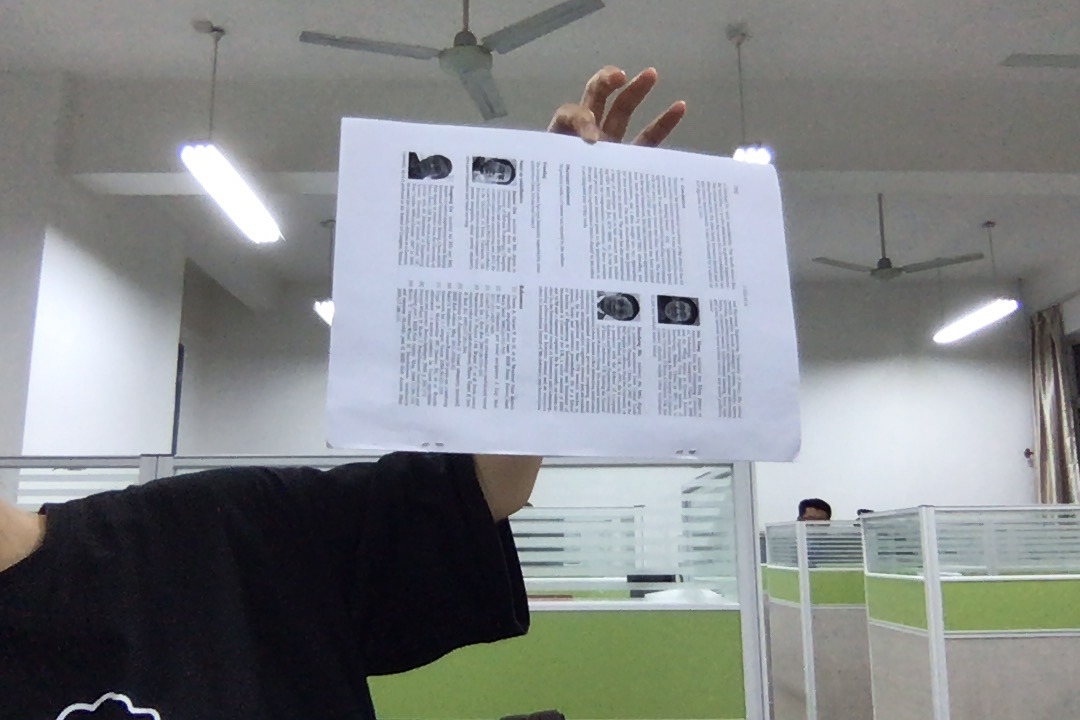
#> input picture Picture1.jpg, 1080 x 720 px
$ python measure_oj_size.py --image Picture1.jpg --width 1.0   (older library calls are emulated)
#> lines starting #> are read from the running program, lines starting #| are printed output that depends on the picture; after the words box and inside, x2 and y2 are one past the last pixel; in counts of white or black regions, pixels touching at a corner belong together
# -*- coding: utf-8 -*-
# @Time    : 2020-10-26 10:08
# @Author  : Inger

# 导入一些后续需要使用到的python包
# 可能需要 pip install  imutils
from scipy.spatial import distance as dist
from imutils import perspective
from imutils import contours
import numpy as np
import argparse
import imutils
import cv2
import random


def showImage(title, src):
    cv2.namedWindow(title, 0)
    cv2.resizeWindow(title, 640, 480)
    cv2.imshow(title, src)

# 定义一个中点函数，后面会用到
def midpoint(ptA, ptB):
    return ((ptA[0] + ptB[0]) * 0.5, (ptA[1] + ptB[1]) * 0.5)

def ranstr(num):
    # 猜猜变量名为啥叫 H
    H = 'ABCDEFGHIJKLMNOPQRSTUVWXYZabcdefghijklmnopqrstuvwxyz0123456789'

    salt = ''
    for i in range(num):
        salt += random.choice(H)

    return salt


# 设置一些需要改变的参数
ap = argparse.ArgumentParser()
ap.add_argument("-i", "--image", required=True,
                help="path to the input image")
ap.add_argument("-w", "--width", type=float, required=True,
                help="width of the left-most object in the image (in inches)")
args = vars(ap.parse_args())

# 读取输入图片
image = cv2.imread(args["image"])
#> image is the input picture: shape (720, 1080, 3); mean B, G, R 138.1, 136.4, 132.8
# 输入图片灰度化
gray = cv2.cvtColor(image, cv2.COLOR_BGR2GRAY)
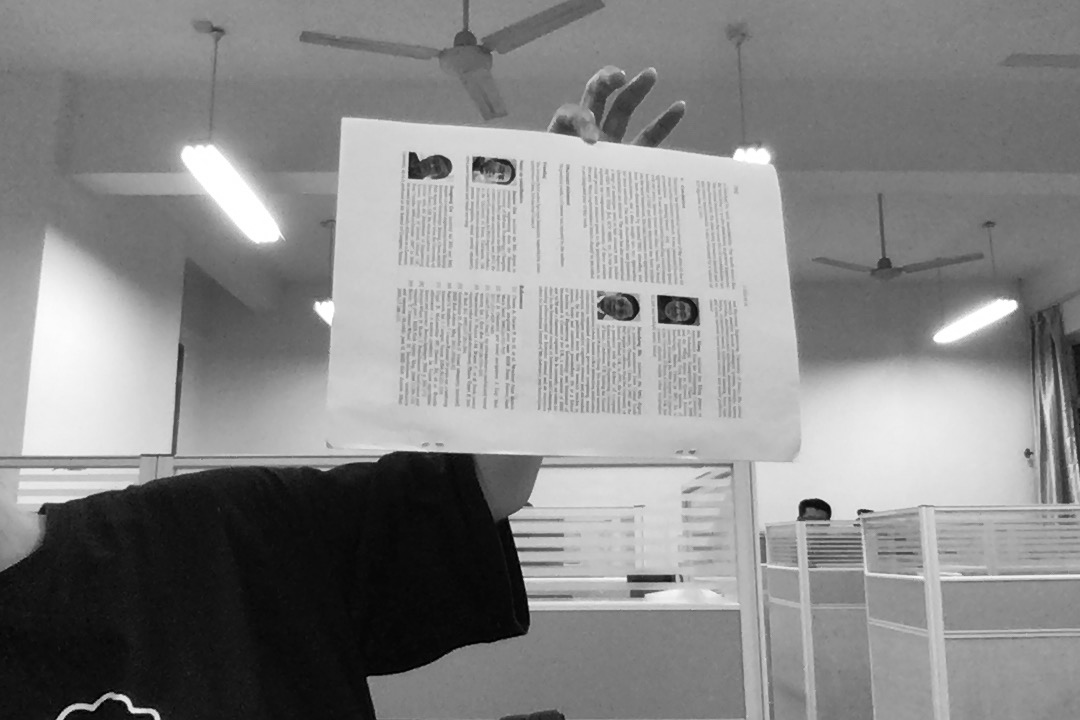
#> gray: shape (720, 1080); min 0, max 255, mean 135.5
# 对灰度图片执行高斯滤波
gray = cv2.GaussianBlur(gray, (7, 7), 0)
# showImage("gaussian blur", gray)

# 对滤波结果做边缘检测获取目标
edged = cv2.Canny(gray, 50, 100)
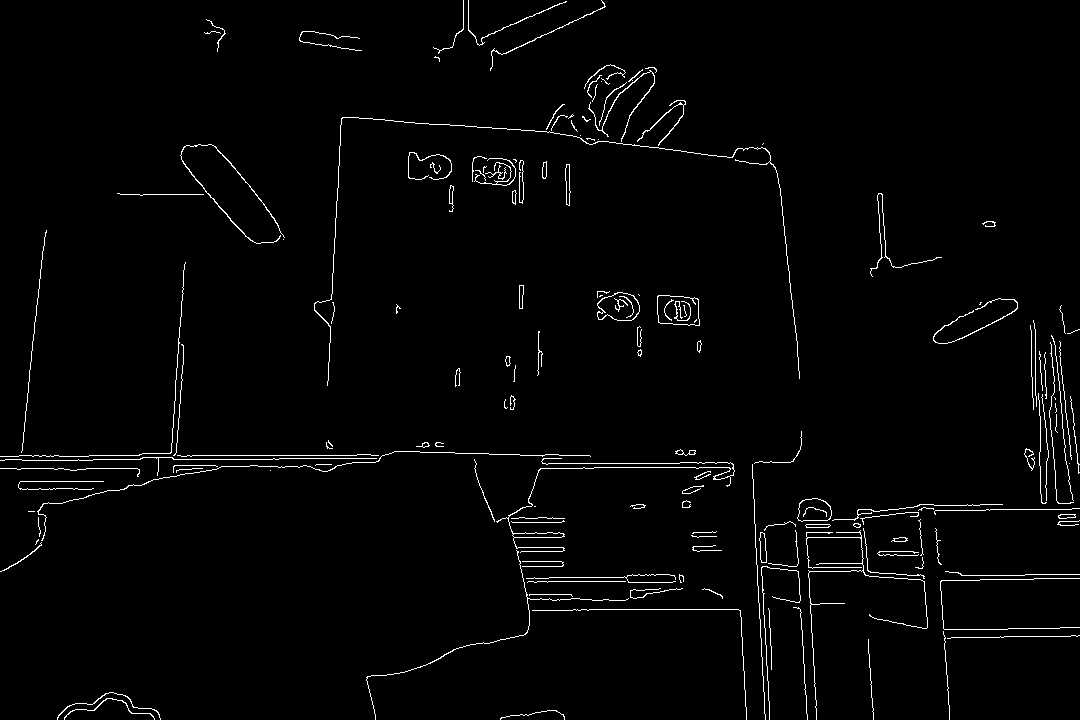
#> edged: shape (720, 1080); 2% white in thin lines or dots
# 使用膨胀和腐蚀操作进行闭合对象边缘之间的间隙
edged = cv2.dilate(edged, None, iterations=1)
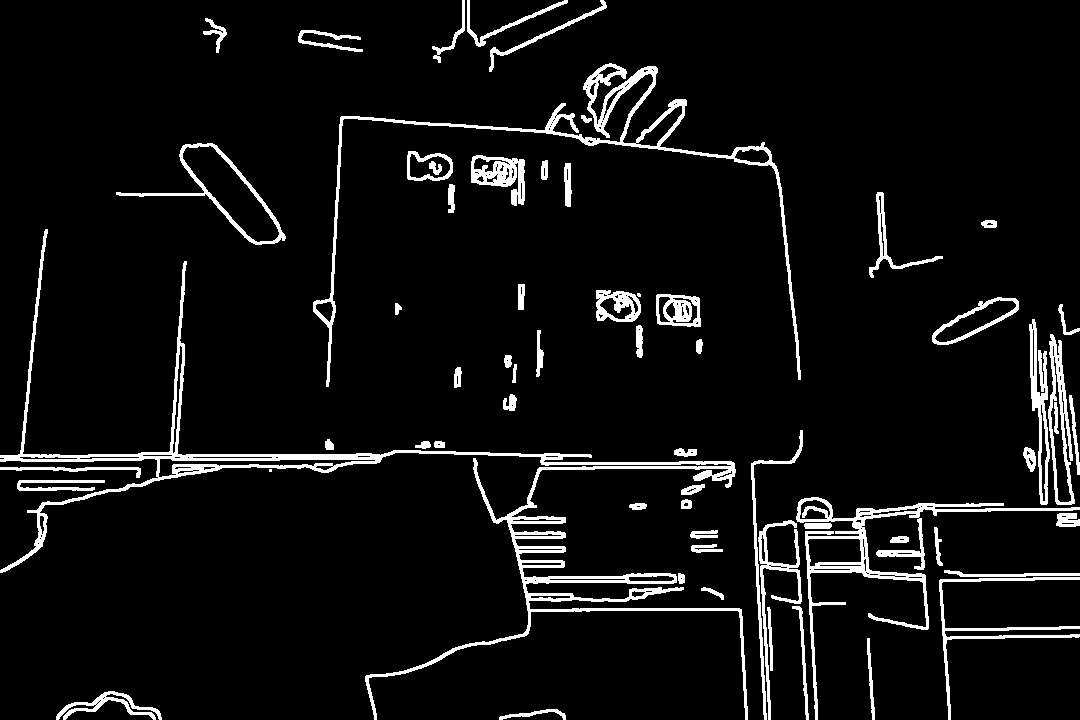
#> edged: shape (720, 1080); 6.3% white; 64 white regions (2 under 20 px), largest, box (x1, y1, x2, y2) and area: (0, 229, 748, 720) 14040, (313, 63, 801, 387) 5969, (796, 497, 1080, 720) 4945
edged = cv2.erode(edged, None, iterations=1)
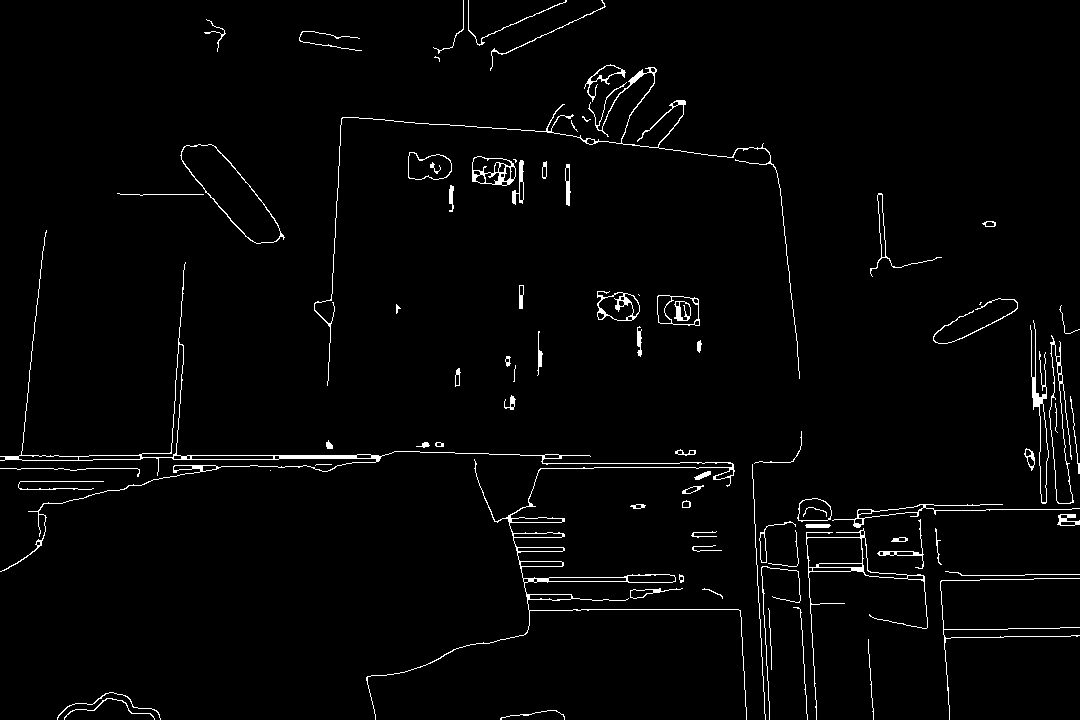
#> edged: shape (720, 1080); 2.2% white in thin lines or dots
# showImage("edged", edged)

# 在边缘图像中寻找物体轮廓（即物体）
cnts = cv2.findContours(edged.copy(), cv2.RETR_EXTERNAL,
                        cv2.CHAIN_APPROX_SIMPLE)
#> cnts = 79 contours, 32 with area under 20; largest, box (x1, y1, x2, y2) and area: (0, 230, 747, 720) 4476, (180, 144, 285, 244) 4240, (806, 528, 928, 720) 2301, (1049, 335, 1074, 504) 1710, (657, 295, 700, 326) 1124
cnts = imutils.grab_contours(cnts)

# 对轮廓按照从左到右进行排序处理
(cnts, _) = contours.sort_contours(cnts)
# 初始化 'pixels per metric'
pixelsPerMetric = None

# 循环遍历每一个轮廓
for c in cnts:
    # 如果当前轮廓的面积太少，认为可能是噪声，直接忽略掉
    if cv2.contourArea(c) < 100:
        continue

    # 根据物体轮廓计算出外切矩形框
    orig = image.copy()
    box = cv2.minAreaRect(c)
    box = cv2.cv.BoxPoints(box) if imutils.is_cv2() else cv2.boxPoints(box)
    box = np.array(box, dtype="int")

    # 按照top-left, top-right, bottom-right, bottom-left的顺序对轮廓点进行排序，并绘制外切的BB，用绿色的线来表示
    box = perspective.order_points(box)
    cv2.drawContours(orig, [box.astype("int")], -1, (0, 255, 0), 2)

    # 绘制BB的4个顶点，用红色的小圆圈来表示
    for (x, y) in box:
        cv2.circle(orig, (int(x), int(y)), 5, (0, 0, 255), -1)

    # 分别计算top-left 和top-right的中心点和bottom-left 和bottom-right的中心点坐标
    (tl, tr, br, bl) = box
    (tltrX, tltrY) = midpoint(tl, tr)
    (blbrX, blbrY) = midpoint(bl, br)

    # 分别计算top-left和top-right的中心点和top-righ和bottom-right的中心点坐标
    (tlblX, tlblY) = midpoint(tl, bl)
    (trbrX, trbrY) = midpoint(tr, br)

    # 绘制BB的4条边的中心点，用蓝色的小圆圈来表示
    cv2.circle(orig, (int(tltrX), int(tltrY)), 5, (255, 0, 0), -1)
    cv2.circle(orig, (int(blbrX), int(blbrY)), 5, (255, 0, 0), -1)
    cv2.circle(orig, (int(tlblX), int(tlblY)), 5, (255, 0, 0), -1)
    cv2.circle(orig, (int(trbrX), int(trbrY)), 5, (255, 0, 0), -1)

    # 在中心点之间绘制直线，用紫红色的线来表示
    cv2.line(orig, (int(tltrX), int(tltrY)), (int(blbrX), int(blbrY)),
             (255, 0, 255), 2)
    cv2.line(orig, (int(tlblX), int(tlblY)), (int(trbrX), int(trbrY)),
             (255, 0, 255), 2)

    # 计算两个中心点之间的欧氏距离，即图片距离
    dA = dist.euclidean((tltrX, tltrY), (blbrX, blbrY))
    dB = dist.euclidean((tlblX, tlblY), (trbrX, trbrY))

    # 初始化测量指标值，参考物体在图片中的宽度已经通过欧氏距离计算得到，参考物体的实际大小已知
    if pixelsPerMetric is None:
        pixelsPerMetric = dB / args["width"]

    # 计算目标的实际大小（宽和高），用英尺来表示
    dimA = dA / pixelsPerMetric
    dimB = dB / pixelsPerMetric

    cmA = dimA * 2.4
    cmB = dimB * 2.4

    # 在图片中绘制结果
    cv2.putText(orig, "{:.1f}cm".format(cmA),
                (int(tltrX - 15), int(tltrY - 10)), cv2.FONT_HERSHEY_SIMPLEX,
                0.65, (255, 255, 255), 2)
    cv2.putText(orig, "{:.1f}cm".format(cmB),
                (int(trbrX + 10), int(trbrY)), cv2.FONT_HERSHEY_SIMPLEX,
                0.65, (255, 255, 255), 2)

    # 显示结果
    showImage("Image", orig)
    # cv2.imwrite("./pic/" + ranstr(6) + ".jpg", orig)
    cv2.waitKey(0)
#> this loop made 79 passes
#> (tl, tr, br, bl, tltrX, tltrY, blbrX, blbrY) on pass 2: ([51, 213], [827, 497], [701, 838], [-73, 554], 439, 355, 314, 696)
#> (tl, tr, br, bl, tltrX, tltrY, blbrX, blbrY) on passes 7, 11, 15, 23, 28, 34: ([203, 129], [289, 233], [259, 258], [173, 154], 246, 181, 216, 206), ([310, 72], [794, 64], [799, 377], [315, 385], 552, 68, 557, 381), ([408, 152], [451, 152], [451, 179], [408, 179], 429.5, 152, 429.5, 179), ([472, 155], [516, 159], [514, 186], [470, 182], 494, 157, 492, 184), ([512, 160], [523, 160], [523, 204], [512, 204], 517.5, 160, 517.5, 204), ([564, 164], [568, 163], [570, 204], [565, 205], 566, 163.5, 567.5, 204.5)
#> pass 2, in showImage, `cv2.imshow(title, src)`:
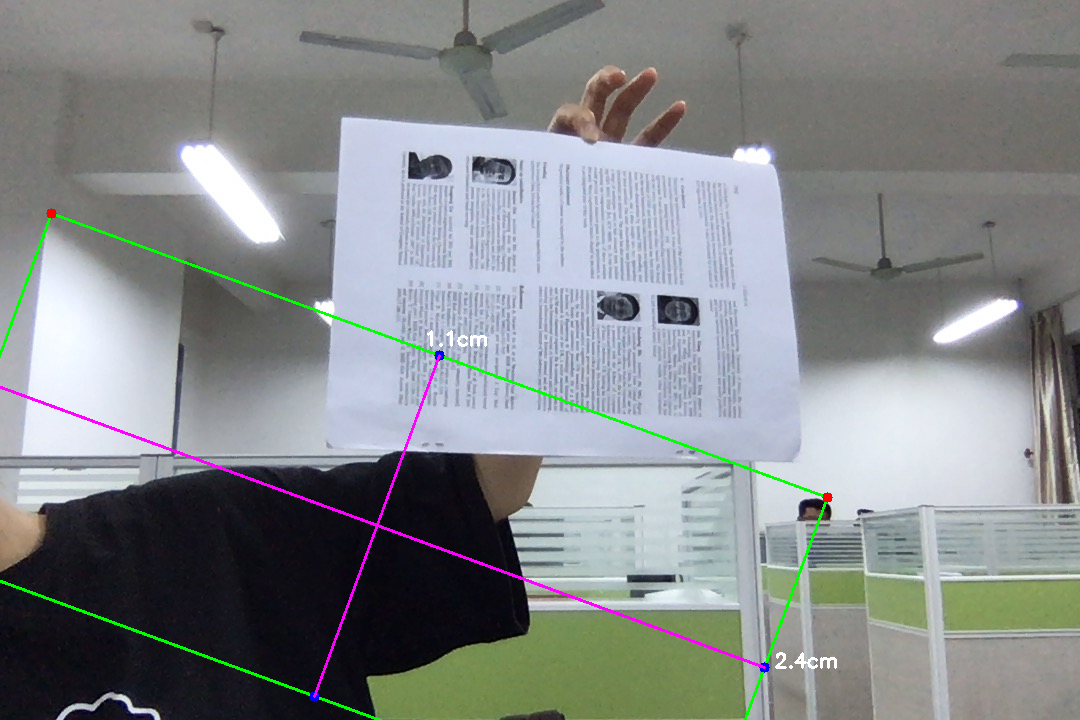
#> window 'Image': shape (720, 1080, 3); mean B, G, R 138.1, 136.7, 132.9
#> after the loop, pixelsPerMetric = 825.4

$ run again, on Picture3.jpg
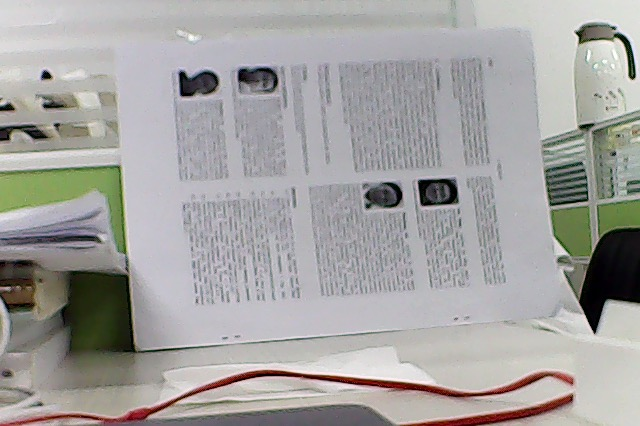
#> input picture Picture3.jpg, 640 x 426 px
#> image is the input picture: shape (426, 640, 3); mean B, G, R 160.2, 161.9, 163.5
#> `edged = cv2.erode(edged, None, iterations=1)`:
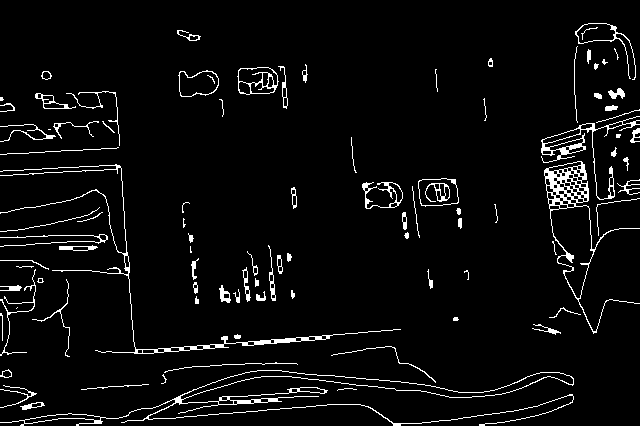
#> edged: shape (426, 640); 4.5% white in thin lines or dots
#> cnts = 93 contours, 45 with area under 20; largest, box (x1, y1, x2, y2) and area: (544, 161, 640, 334) 4204, (0, 370, 574, 426) 3322, (418, 178, 459, 207) 964, (237, 67, 279, 95) 946, (541, 116, 640, 200) 916
#> the loop `for c in cnts:` made 93 passes
#> (tl, tr, br, bl, tltrX, tltrY, blbrX, blbrY) on pass 2: ([0, 370], [573, 370], [573, 425], [0, 425], 286.5, 370, 286.5, 425)
#> pass 2, in showImage, `cv2.imshow(title, src)`:
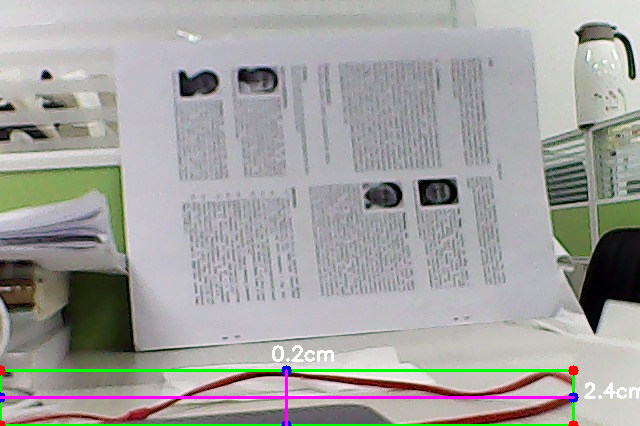
#> window 'Image': shape (426, 640, 3); mean B, G, R 159.4, 161.8, 162.3
#> after the loop `for c in cnts:`: pixelsPerMetric = 573
